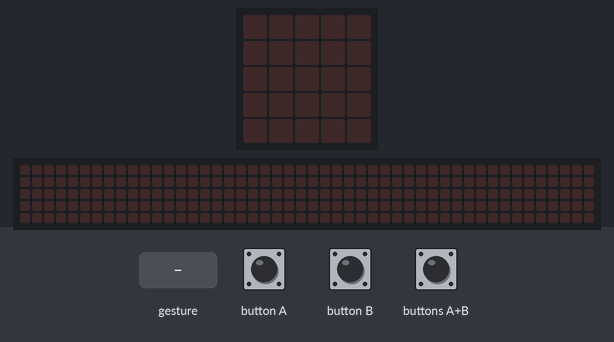
Recording of a program running on a simulated BBC micro:bit (MakeCode). Parts: the board's 5×5 LED display, a strip that is not on the board, showing the scrolling text unrolled. Inputs (shaded band) come from the test bench. A tilt is held for 1.5 s and a shake lasts 1 s, then the board lies face up again; the 48×5 strip is a reading aid, not a part: it shows the text the display is scrolling, unrolled, one strip-width of it at a time.

Above: at 1.2 s.
1.3 s: buttons A+B pressed for 0.15 s
At 3.3 s:
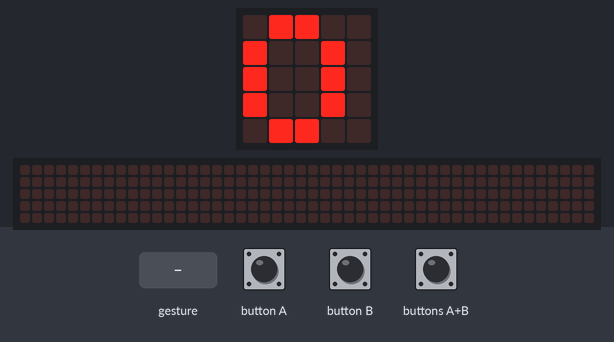
4.4 s: gesture 'shake'
At 4.67 s:
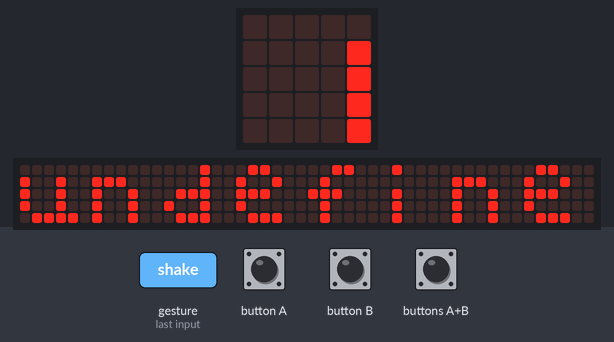
7.4 s: buttons A+B pressed for 1 s
10.4 s: button A pressed for 0.15 s
13.4 s: button B pressed for 0.15 s
At 15.47 s:
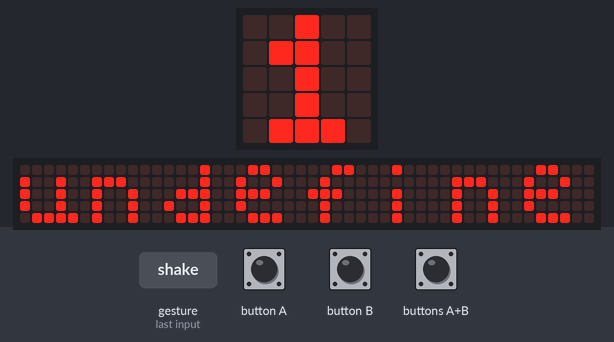
16.4 s: gesture 'shake'
At 16.67 s:
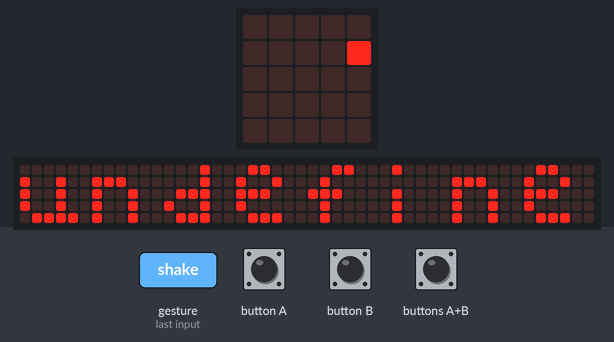

The program:

main.ts
```typescript
input.onButtonPressed(Button.A, function () {
    basic.showNumber(StringAenB.length)
    basic.clearScreen()
    if (StringAenB.length >= 5) {
        basic.showIcon(IconNames.Sad)
        basic.pause(1000)
        basic.showString("overnieuw!")
        StringA = "."
        StringB = "-"
        StringAenB = ""
        tellerAenB = 0
        tellerA = 0
        tellerB = 0
        basic.pause(1000)
    } else {
        tellerAenB = tellerAenB + 1
        tellerA = tellerA + 1
        StringAenB = "" + StringAenB + "."
        basic.showString(StringAenB)
        basic.showNumber(tellerAenB)
    }
})
input.onGesture(Gesture.Shake, function () {
    basic.clearScreen()
    basic.showString(StringAenB)
    basic.showNumber(tellerAenB)
})
input.onButtonPressed(Button.AB, function () {
    let waarMorse: number;
try {
        waarMorse = _py.py_array_index(morse, StringAenB)
        waarAlphabet = alphabet[waarMorse]
        basic.clearScreen()
        basic.showString(StringAenB)
        basic.showIcon(IconNames.Heart)
        basic.showNumber(tellerAenB)
        basic.showString("" + waarAlphabet)
        StringAenB = ""
        tellerAenB = 0
        tellerA = 0
        tellerB = 0
    }
    catch (_) {
        basic.showIcon(IconNames.Sad)
        StringAenB = ""
        tellerAenB = 0
        tellerA = 0
        tellerB = 0
    }
})
input.onButtonPressed(Button.B, function () {
    basic.showNumber(StringAenB.length)
    basic.clearScreen()
    if (StringAenB.length >= 5) {
        basic.showIcon(IconNames.Sad)
        basic.pause(1000)
        basic.showString("overnieuw!")
        StringA = "."
        StringB = "-"
        StringAenB = ""
        basic.pause(1000)
    } else {
        tellerAenB = tellerAenB + 1
        tellerB = tellerB + 1
        StringAenB = "" + StringAenB + "-"
        basic.showString(StringAenB)
        basic.showNumber(tellerAenB)
    }
})
let StringB = ""
let StringA = ""
let waarAlphabet = ""
let tellerAenB = 0
let alphabet : string[] = []
let tellerA = 0
let tellerB = 0
let StringAenB = ""
let morse = [
".-",
"-...",
"-.-.",
"-..",
".",
"..-.",
"--.",
"....",
"..",
".---",
"-.-",
".-..",
"--",
"-.",
"---",
".--.",
"--.-",
".-.",
"...",
"-",
"..-",
"...-",
".--",
"-..-",
"-.--",
"--..",
".----",
"..---",
"...--",
"....-",
".....",
"-....",
"--...",
"---..",
"----.",
"-----"
]
alphabet = [
"A",
"B",
"C",
"D",
"E",
"F",
"G",
"H",
"I",
"J",
"K",
"L",
"M",
"N",
"O",
"P",
"Q",
"R",
"S",
"T",
"U",
"V",
"W",
"X",
"Y",
"Z",
"1",
"2",
"3",
"4",
"5",
"6",
"7",
"8",
"9",
"0"
]
```

test.ts
```typescript
// tests gaan hier; deze zal niet worden gecompileerd wanneer dit pakket wordt gebruikt als extensie.
```

Measured:
- after the input at 1.3 s, the display: first changes after 0.90 s (image 1 shows a later state)
- after the input at 4.4 s, the display: first differs from a run without the input after 0.20 s (image 2)
- after the input at 13.4 s, the display: first changes after 0.65 s (image 3 shows a later state)
- after the input at 16.4 s, the display: first differs from a run without the input after 0.20 s (image 4)
- what the display in image 1 shows lasts 0.8 s, from 2.8 s to 3.6 s
